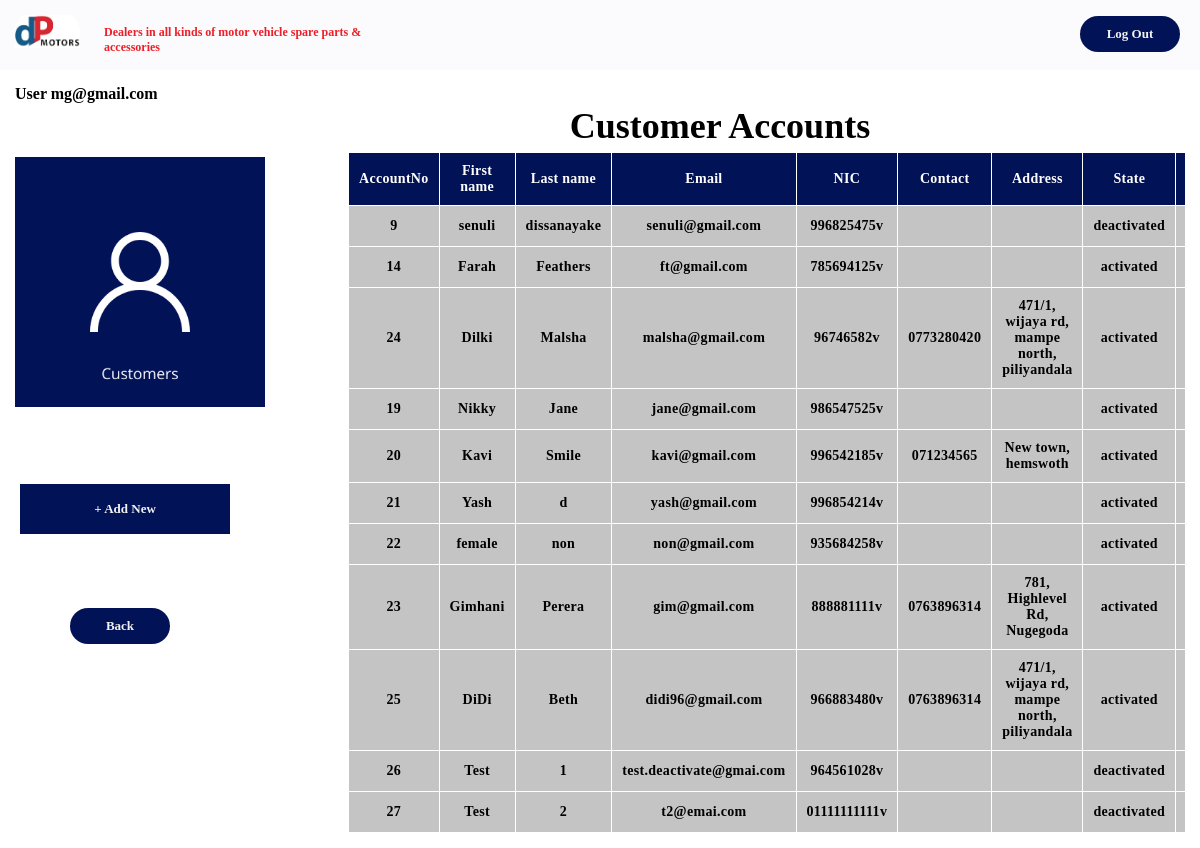
Screenshot of /UI/Administrator/manageAccounts/customeraccounts.php (signed in) with the database file from the repository.
### tables this page shows
CREATE TABLE IF NOT EXISTS `users` (
  `id` int(10) NOT NULL AUTO_INCREMENT,
  `fname` varchar(255) NOT NULL,
  `lname` varchar(255) NOT NULL,
  `email` varchar(255) NOT NULL,
  `nic` varchar(255) NOT NULL,
  `password` varchar(255) NOT NULL,
  `type` varchar(100) DEFAULT NULL,
  `contact` text,
  `address` text,
  `state` varchar(15) NOT NULL DEFAULT 'activated',
  PRIMARY KEY (`id`)
);

### UI/Administrator/manageAccounts/customeraccounts.php (the view, shortened to what this page needs)
<?php
if($_SESSION['type'] == "admin")
{
    $email =  $_SESSION['email'];
}else{
    header("location: ../../Auth-UI/Login.php?error=unscuccessful-attempt-customerDashboard");
}
include_once "../../../includes/dbh.inc.php";
?>
<!DOCTYPE HTML>
<html lang="en">
<head>
    <link rel="stylesheet" href="../../../css/main.css">
</head>
<body>
    <div class="row r1">
        <div class="col-13">
            <img src="../../../images/logo.png" class="navLogo">
        </div>
        <div class="col-nav">
            <h4 class="navSlogan">Dealers in all kinds of motor vehicle spare parts & accessories</h4>
        </div>
        <div class="col-14 navbar">
        <form action="../../../includes/logout.inc.php">
                <button class="navButton"> Log Out </button>
            </form>
        </div>
    </div>
    <div class="row r3">
        <div class="col-15 ">
            <p> User <?php echo  $email ?></p><br><br><br>
            <img src="../../../images/admin/customer.png" style="width: 250px;" alt=""><br><br><br><br><br>
            <button class="adminbutton1" onclick="OnClickOpenAddEmloyee()" >+ Add New</button>
            <br><br><br><br><br>
            <p style="text-align: center;"> <button onclick="history.back()" class="navButton">Back </button></p>
            <br><br><br>
        </div>
        <div class="col-16 content">
            <div style="overflow-x:auto;">
                <div class="th-table-container1">
                    <h2 class="th-th2">Customer Accounts<h2>
                <table class="th-user-table">
                    <thead>
                    <th>AccountNo</th>
                      <th>First name</th>
                      <th>Last name</th>
                      <th>Email</th>
                      <th>NIC</th>
                      <th>Contact</th>
                      <th>Address</th>
                      <th>State</th>
                      <th colspan="2" style="text-align: center;">Controls</th>
                    </thead>
                    <tbody>
                        <?php
                            $sql = "SELECT id, fname, lname,email, nic, contact, address, state  FROM users where type='customer'";
                            $result = $conn->query($sql);
                            while($row = mysqli_fetch_array($result)) {
                        ?>
                        <tr>
                            <td><?php echo $row["id"]; ?></td>
                            <td><?php echo $row["fname"];?></td>
                            <td><?php echo $row["lname"];?></td>
                            <td><?php echo $row["email"];?></td>
                            <td><?php echo $row["nic"];?></td>
                            <td><?php echo $row["contact"] ?></td>
                            <td><?php echo $row["address"] ?></td>
                            <td><?php echo $row["state"] ?></td>
                            <td><a href="update.process.php?id=<?php echo $row["id"];?>"><button class="th-button-icon"><img src='../../../images/Employee & Supplier/edit.svg' class='th-svg-icons'></button></a></td>
                        </tr>
                        <?php
                            }
                        ?>
                      </tbody>
                  </table>
            </div>
        </div>
    </div>
</body>
</html>

### css/responsive.css (style rules this page uses)
* { margin:0; padding:0; font-family: 'Tahoma'; font-weight:bold; box-sizing:border-box; }
[class*="col-"] { float: left; padding: 15px; border: 0px solid red; }
.row::after { content: ""; clear: both; display: table; }
.col-13 { width: 7%; }
.col-14 { width: 68%; }
.col-15 { width: 20%; }
.col-16 { width: 80%; }
.col-nav { width: 25%; }
.navLogo { height: auto; width: 65px; z-index: -1; }
.navSlogan { padding-top: 10px; padding-left: 5px; color:#ED1F28; font-size: 12px; }
.r1 { background-color: #FBFBFD; }
.navbar { text-align: center; display: flex; justify-content: end; }
button { border-radius:25px; }
.navButton { border: none; background-color:#021257; width: 100px; padding: 10px 10px; transition-duration:0.4s; cursor: pointer; margin: 1px 5px; text-align: center; text-decoration: none; color:#F2F2F2; font-size: 13px; font-weight: bold; }

### css/employee-supplier.css (style rules this page uses)
.th-table-container1 { padding:0 10%; margin:20px auto 0; font-family: sans-serif; }
.th-th2 { text-align: center; text-decoration: none; font-size: 36px; margin-bottom: 5px; }
.th-user-table { width:100%; border:0px; border-collapse: collapse; }
.th-user-table thead { background-color: #021257; color:#ffffff; }
.th-user-table thead tr th { padding:10px; letter-spacing: 0.30px; font-size: 14px; font-weight: bold; text-align: center; text-decoration: none; border:1px solid #ffffff; border-collapse: collapse; }
.th-user-table tbody tr td { padding:10px; letter-spacing: 0.30px; font-size: 14px; font-weight: bold; text-align: center; text-decoration: none; border:1px solid #ffffff; border-collapse: collapse; background-color: #c4c4c4; color:#000; }

### css/admin.css (style rules this page uses)
.adminbutton1 { border-radius: 0px; border: none; background-color:#021257; width: 100%; height: 50px; padding: 10px 10px; transition-duration:0.4s; cursor: pointer; margin: 1px 5px; text-align: center; text-decoration: none; color:#F2F2F2; font-size: 13px; font-weight: bold; }

### rows the page displays
users: id "9", fname "senuli", lname "dissanayake", email "senuli@gmail.com", nic "996825475v", state "deactivated"
users: id "14", fname "Farah", lname "Feathers", email "ft@gmail.com", nic "785694125v", state "activated"
users: id "24", fname "Dilki", lname "Malsha", email "malsha@gmail.com", nic "96746582v", contact "0773280420", address "471/1, wijaya rd, mampe north, piliyandala", state "activated"
users: id "19", fname "Nikky", lname "Jane", email "jane@gmail.com", nic "986547525v", state "activated"
users: id "20", fname "Kavi", lname "Smile", email "kavi@gmail.com", nic "996542185v", contact "071234565", address "New town, hemswoth", state "activated"
users: id "21", fname "Yash", lname "d", email "yash@gmail.com", nic "996854214v", state "activated"
users: id "22", fname "female", lname "non", email "non@gmail.com", nic "935684258v", state "activated"
users: id "23", fname "Gimhani", lname "Perera", email "gim@gmail.com", nic "888881111v", contact "0763896314", address "781, Highlevel Rd, Nugegoda", state "activated"
users: id "25", fname "DiDi", lname "Beth", email "didi96@gmail.com", nic "966883480v", contact "0763896314", address "471/1, wijaya rd, mampe north, piliyandala", state "activated"
users: id "26", fname "Test", lname "1", email "test.deactivate@gmai.com", nic "964561028v", state "deactivated"
users: id "27", fname "Test", lname "2", email "t2@emai.com", nic "01111111111v", state "deactivated"

### other values shown
$email "mg@gmail.com"
